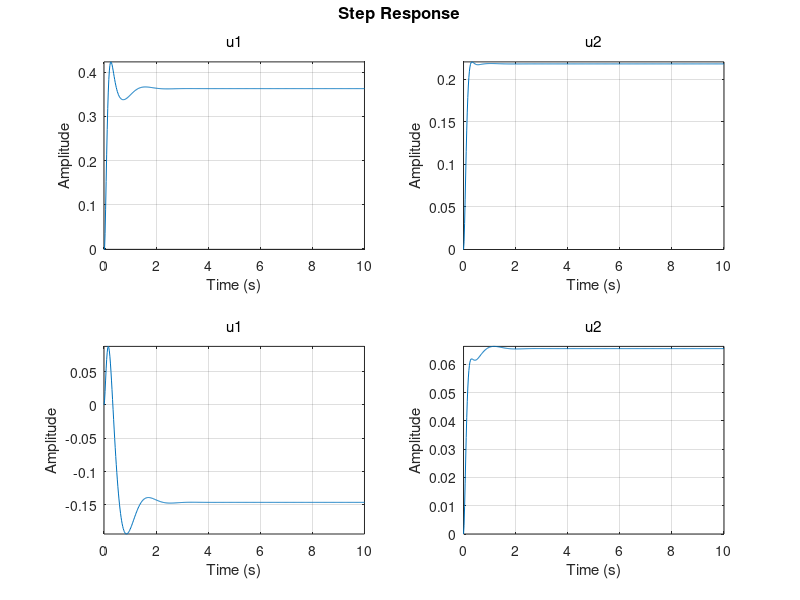

MATLAB code for this plot: (Note: this script raises an error after producing the figure.)
% task2_lqr_design.m
% This script performs all steps for Task 2:
% 1. Defines system matrices A, B, C.
% 2. Iteratively designs LQR controllers by adjusting weighting matrices Q and R.
% 3. Simulates and analyzes the performance of each design.

clear; clc; close all;

%% Step 1: System Definition
% --- User-specific parameters ---
a = 8; b = 4; c = 0; d = 1;
fprintf('Using parameters: a=%d, b=%d, c=%d, d=%d\n\n', a, b, c, d);

% --- Matrix Definitions (as per your correct version) ---
A = zeros(4, 4);
A(1,1) = -8.8487 + (a - b) / 5; A(1,2) = -0.0399; A(1,3) = -5.5500 + (c * d + 5) / 10; A(1,4) = 3.5846;
A(2,1) = -4.5740; A(2,2) = 2.5010 * (d + 5) / (c + 5); A(2,3) = -4.3662; A(2,4) = -1.1183 - (a - c) / 20;
A(3,1) = 3.7698; A(3,2) = 16.1212 - c / 5; A(3,3) = -18.2103 + (a + d) / (b + 4); A(3,4) = 4.4936;
A(4,1) = -8.5645 - (a - b) / (c + d + 2); A(4,2) = 8.3742; A(4,3) = -4.4331; A(4,4) = -7.7181 * (c + 5) / (b + 5);

B = zeros(4, 2);
B(1,1) = 0.0564 + b / (10 + c); B(1,2) = 0.0319;
B(2,1) = 0.0165 - (c + d - 5) / (1000 + 20 * a); B(2,2) = -0.02;
B(3,1) = 4.4939; B(3,2) = 1.5985 * (a + 10) / (b + 12);
B(4,1) = -1.4269; B(4,2) = -0.2730;

C = zeros(2, 4);
C(1,1) = -3.2988; C(1,2) = -2.1932 + (10 * c + d) / (100 + 5 * a); C(1,3) = 0.0370; C(1,4) = -0.0109;
C(2,1) = 0.2922 - (a * b) / 500; C(2,2) = -2.1506; C(2,3) = -0.0104; C(2,4) = 0.0163;

n = size(A, 1);
x0 = [0.5; -0.1; 0.3; -0.8];
t_sim = 0:0.01:10;

%% Step 2: LQR Design and Iteration
% We will test three different sets of Q and R to discuss their effects.

% --- Design 1: Baseline (Q = C'C, R = I) ---
fprintf('--- LQR Design 1: Baseline ---\n');
Q1 = C' * C;
R1 = eye(2);
K1 = lqr(A, B, Q1, R1);
sys_cl1 = ss(A - B * K1, B, C, 0);
fprintf('K1 (Q=C''C, R=I):\n');
disp(K1);

% --- Design 2: Aggressive Control (Successful Design) ---
fprintf('\n--- LQR Design 2: Aggressive (Successful) ---\n');
Q2 = 100 * (C' * C); % Penalize state error more
R2 = 0.5 * eye(2);  % Allow more control effort
K2 = lqr(A, B, Q2, R2);
sys_cl2 = ss(A - B * K2, B, C, 0);
fprintf('K2 (Q=100*C''C, R=0.5*I):\n');
disp(K2);


%% Step 3: Simulation and Performance Analysis

%% [FIXED] 修复 Figure 1 的布局和标签问题
% --- Figure 1: Step Response for Design 1 (Baseline) ---
figure('Position', [100, 100, 700, 500]); % [left, bottom, width, height]
% 1. 让 step() 自动创建 2x2 布局
step(sys_cl1, 10); 
% 2. 获取 step() 创建的所有 axes 句柄
all_axes = findobj(gcf, 'type', 'axes');
all_axes = flipud(all_axes); % 翻转顺序，使其符合 1,2,3,4
% 3. 循环遍历所有 axes 并设置标签
for i = 1:length(all_axes)
    ax = all_axes(i);
    set(ax, 'YTickMode', 'auto', 'YLimMode', 'auto'); % 强制显示 Y 轴刻度
    xlabel(ax, 'Time (s)');
    ylabel(ax, 'Amplitude');
    grid(ax, 'on');
end
% 4. 添加一个干净的顶部标题
sgtitle('Step Response - Design 1 (Baseline)', 'FontSize', 12);
info1 = stepinfo(sys_cl1);

%% [FIXED] 修复 Figure 2 的布局和标签问题
% --- Figure 2: Step Response for Design 2 (Aggressive) ---
figure('Position', [150, 150, 700, 500]);
% 1. 让 step() 自动创建 2x2 布局
step(sys_cl2, 10); 
% 2. 获取 step() 创建的所有 axes 句柄
all_axes = findobj(gcf, 'type', 'axes');
all_axes = flipud(all_axes); % 翻转顺序
% 3. 循环遍历所有 axes 并设置标签
for i = 1:length(all_axes)
    ax = all_axes(i);
    set(ax, 'YTickMode', 'auto', 'YLimMode', 'auto'); % 强制显示 Y 轴刻度
    xlabel(ax, 'Time (s)');
    ylabel(ax, 'Amplitude');
    grid(ax, 'on');
end
% 4. 添加一个干净的顶部标题
sgtitle('Step Response - Design 2 (Aggressive / Successful)', 'FontSize', 12);
info2 = stepinfo(sys_cl2);


% --- Display Performance Metrics ---
fprintf('\n--- Performance Metrics from Step Response ---\n');
fprintf('Design 1 (Baseline):\n');
fprintf('  Output 1: Overshoot = %.2f%%, SettlingTime = %.3f s\n', info1(1).Overshoot, info1(1).SettlingTime);
fprintf('  Output 2: Overshoot = %.2f%%, SettlingTime = %.3f s\n', info1(2).Overshoot, info1(2).SettlingTime);
fprintf('Design 2 (Aggressive):\n');
fprintf('  Output 1: Overshoot = %.2f%%, SettlingTime = %.3f s\n', info2(1).Overshoot, info2(1).SettlingTime);
fprintf('  Output 2: Overshoot = %.2f%%, SettlingTime = %.3f s\n', info2(2).Overshoot, info2(2).SettlingTime);

% --- Initial Condition Response & Control Effort Comparison ---
[~, ~, x_ic1] = initial(sys_cl1, x0, t_sim);
u_ic1 = -K1 * x_ic1';
[~, ~, x_ic2] = initial(sys_cl2, x0, t_sim);
u_ic2 = -K2 * x_ic2';

% --- Figure 3 (原 Figure 2) 布局为 2x2 ---
figure('Position', [200, 100, 900, 600]); % 调整窗口大小

% --- Design 1 Row ---
subplot(2,2,1); 
plot(t_sim, x_ic1); 
title('State Response - Design 1 (Baseline)'); 
legend('x1','x2','x3','x4', 'Location', 'northeast'); 
grid on;
ylabel('States (x)');

subplot(2,2,2); 
plot(t_sim, u_ic1); 
title('Control Signal - Design 1 (Baseline)'); 
legend('u1','u2', 'Location', 'northeast'); 
grid on;
ylabel('Control Input (u)');

% --- Design 2 Row ---
subplot(2,2,3); 
plot(t_sim, x_ic2); 
title('State Response - Design 2 (Aggressive)'); 
legend('x1','x2','x3','x4', 'Location', 'northeast'); 
grid on;
xlabel('Time (s)');
ylabel('States (x)');

subplot(2,2,4); 
plot(t_sim, u_ic2); 
title('Control Signal - Design 2 (Aggressive)'); 
legend('u1','u2', 'Location', 'northeast'); 
grid on;
xlabel('Time (s)');
ylabel('Control Input (u)');

sgtitle('Initial Condition Response and Control Effort Comparison');
fprintf('\nTask 2 simulation complete. Please analyze the figures.\n');